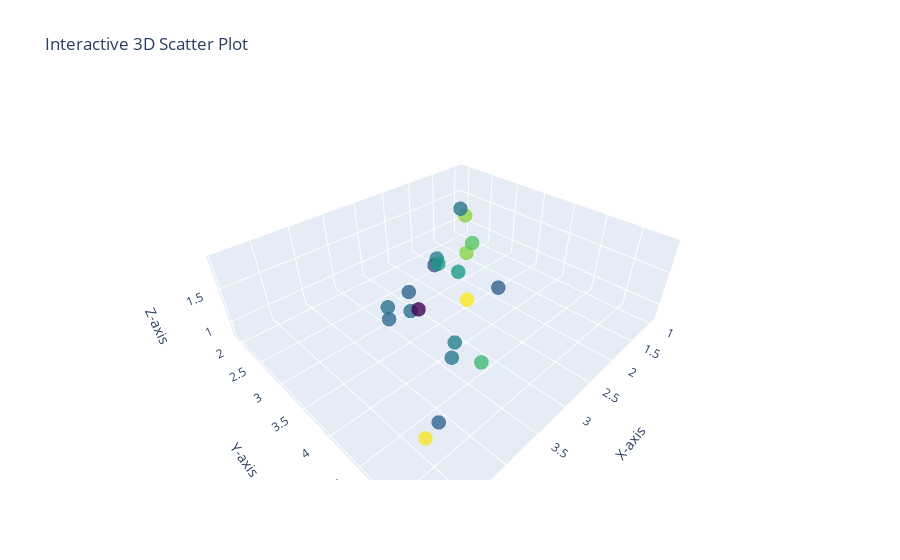

The notebook cell saved with this chart:
### Code cell
fig = go.Figure(data=[go.Scatter3d(
    x=points[:, 0],
    y=points[:, 1],
    z=points[:, 2],
    mode='markers',
    marker=dict(
        size=5,
        color=points[:, 2],                # Set color to the third dimension
        colorscale='Viridis',             # Choose a colorscale
        opacity=0.8
    )
)])

# Update layout for better visibility
fig.update_layout(
    title='Interactive 3D Scatter Plot',
    scene=dict(
        xaxis_title='X-axis',
        yaxis_title='Y-axis',
        zaxis_title='Z-axis'
    )
)

# Show the plot
fig.show()

### Figure 1 — Plotly figure (JSON) as saved in the notebook; plotly's stock layout.template omitted (floating-point values rounded to 4 significant figures)
{"data": [{"marker": {"color": [1.725, 1.294, 1.927, 1.103, 1.627, 1.408, 1.914, 1.163, 1.184, 1.569, 1.209, 1.287, 1.415, 0.7989, 1.232, 1.727, 1.24, 1.251, 1.173, 1.155], "colorscale": [[0, "#440154"], [0.1111, "#482878"], [0.2222, "#3e4989"], [0.3333, "#31688e"], [0.4444, "#26828e"], [0.5556, "#1f9e89"], [0.6667, "#35b779"], [0.7778, "#6ece58"], [0.8889, "#b5de2b"], [1, "#fde725"]], "opacity": 0.8, "size": 5}, "mode": "markers", "type": "scatter3d", "x": [2.583, 2.455, 3.497, 2.392, 2.221, 2.66, 4.898, 4.327, 3.702, 3.773, 3.435, 3.524, 2.621, 3.001, 3.602, 1.832, 0.9706, 3.691, 3.155, 2.233], "y": [3.581, 2.899, 4.444, 2.779, 3.346, 3.146, 5.361, 4.885, 3.374, 4.904, 3.462, 4.305, 3.479, 3.097, 3.229, 2.846, 1.93, 4.425, 3.101, 3.848], "z": [1.725, 1.294, 1.927, 1.103, 1.627, 1.408, 1.914, 1.163, 1.184, 1.569, 1.209, 1.287, 1.415, 0.7989, 1.232, 1.727, 1.24, 1.251, 1.173, 1.155]}], "layout": {"scene": {"xaxis": {"title": {"text": "X-axis"}}, "yaxis": {"title": {"text": "Y-axis"}}, "zaxis": {"title": {"text": "Z-axis"}}}, "title": {"text": "Interactive 3D Scatter Plot"}}}
